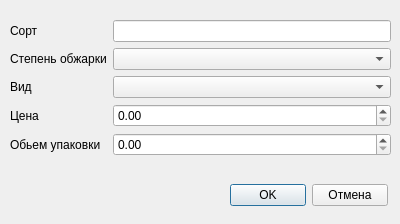
<?xml version="1.0" encoding="UTF-8"?>
<ui version="4.0">
 <class>Dialog</class>
 <widget class="QDialog" name="Dialog">
  <property name="geometry">
   <rect>
    <x>0</x>
    <y>0</y>
    <width>400</width>
    <height>224</height>
   </rect>
  </property>
  <property name="windowTitle">
   <string>Dialog</string>
  </property>
  <widget class="QWidget" name="horizontalLayoutWidget">
   <property name="geometry">
    <rect>
     <x>230</x>
     <y>180</y>
     <width>158</width>
     <height>31</height>
    </rect>
   </property>
   <layout class="QHBoxLayout" name="horizontalLayout">
    <item>
     <widget class="QPushButton" name="button_ok">
      <property name="text">
       <string>OK</string>
      </property>
     </widget>
    </item>
    <item>
     <widget class="QPushButton" name="button_cancel">
      <property name="text">
       <string>Отмена</string>
      </property>
     </widget>
    </item>
   </layout>
  </widget>
  <widget class="QWidget" name="formLayoutWidget">
   <property name="geometry">
    <rect>
     <x>10</x>
     <y>20</y>
     <width>381</width>
     <height>141</height>
    </rect>
   </property>
   <layout class="QFormLayout" name="formLayout">
    <item row="0" column="0">
     <widget class="QLabel" name="label">
      <property name="text">
       <string>Сорт</string>
      </property>
     </widget>
    </item>
    <item row="1" column="0">
     <widget class="QLabel" name="label_2">
      <property name="text">
       <string>Степень обжарки</string>
      </property>
     </widget>
    </item>
    <item row="2" column="0">
     <widget class="QLabel" name="label_3">
      <property name="text">
       <string>Вид</string>
      </property>
     </widget>
    </item>
    <item row="3" column="0">
     <widget class="QLabel" name="label_4">
      <property name="text">
       <string>Цена</string>
      </property>
     </widget>
    </item>
    <item row="4" column="0">
     <widget class="QLabel" name="label_5">
      <property name="text">
       <string>Обьем упаковки</string>
      </property>
     </widget>
    </item>
    <item row="0" column="1">
     <widget class="QLineEdit" name="line_sort"/>
    </item>
    <item row="1" column="1">
     <widget class="QComboBox" name="combo_roasting"/>
    </item>
    <item row="2" column="1">
     <widget class="QComboBox" name="combo_types"/>
    </item>
    <item row="4" column="1">
     <widget class="QDoubleSpinBox" name="spin_volume"/>
    </item>
    <item row="3" column="1">
     <widget class="QDoubleSpinBox" name="spin_price"/>
    </item>
   </layout>
  </widget>
  <widget class="QLabel" name="label_error">
   <property name="geometry">
    <rect>
     <x>10</x>
     <y>180</y>
     <width>211</width>
     <height>31</height>
    </rect>
   </property>
   <property name="text">
    <string/>
   </property>
  </widget>
 </widget>
 <resources/>
 <connections/>
</ui>
